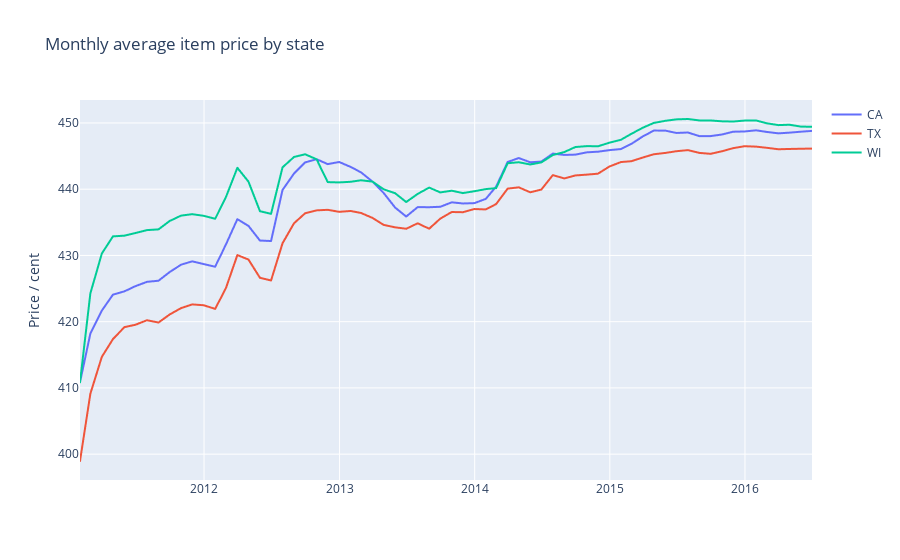

Notebook code for this chart:
### Code cell
# mean price of all products in a state over time
to_plot = \
(df
# .sample(frac=0.01)
.groupby(['state_id','wm_yr_wk'], observed=True)
.agg({'sell_price_cent':'mean'})
.reset_index())

# match wm_yr_wk to a date
cal_df = pd.read_csv(
    RAW_DATA_PATH / 'calendar.csv',
    parse_dates=['date'],
    usecols=['date','wm_yr_wk'])

# resample to find the monthly average
to_plot = \
(to_plot
.merge(
    cal_df,
    left_on=['wm_yr_wk'],
    right_on=['wm_yr_wk'])
.groupby('state_id')
.resample('M', on='date')
.mean()
.reset_index('date'))

# display(to_plot.sample(5))

# plot as lines
traces = []
for state_id in to_plot.index.unique():
    tmp = to_plot.loc[state_id, :]
    traces.append(
        go.Scattergl(
            x=tmp.date,
            y=tmp.sell_price_cent,
            name=state_id,
            mode='lines'))

layout = go.Layout(
    title="Monthly average item price by state",
    yaxis_title="Price / cent")

fig = go.Figure(traces, layout)
fig
